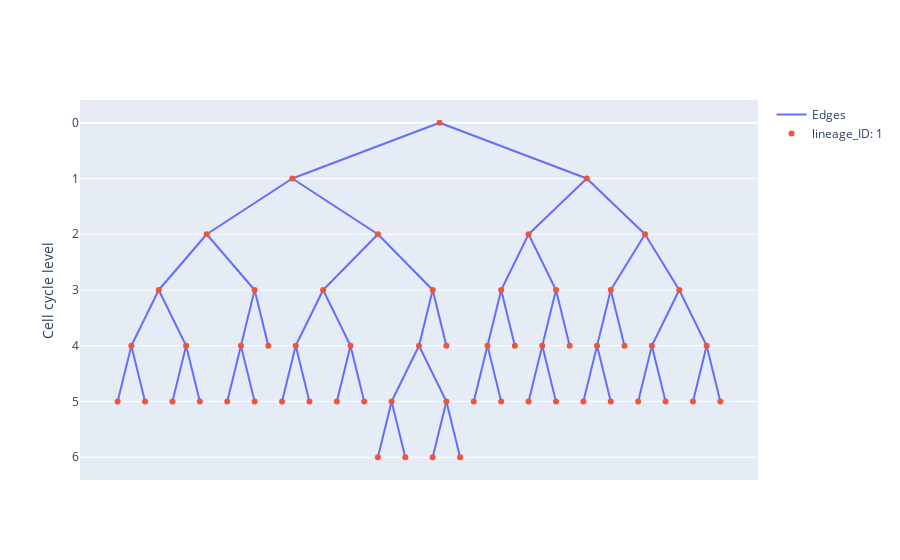

Notebook code for this chart:
### Markdown cell above
Cycle lineages can be plotted like cell lineages. However, while time still flows from top to bottom in the plot, it doesn't flow homogeneously between the different branches of the graph since cell cycles do not have the same length. Consequently, the y-axis represents the level of the cell cycle (i.e. how many cell cycles before the current cycle) instead of time.

### Code cell
clin1.plot()

### Figure 1 — Plotly figure (JSON) as saved in the notebook; plotly's stock layout.template omitted (floating-point values rounded to 4 significant figures; data arrays with more than 128 entries replaced by an {"elided": "..."} marker saying what was removed)
{"data": [{"mode": "lines", "name": "Edges", "text": [], "type": "scatter", "x": {"elided": "168 float values"}, "y": {"elided": "168 int values"}}, {"hoverinfo": "text", "hovertemplate": "%{text}", "mode": "markers", "name": "lineage_ID: 1", "text": ["cycle_ID: 9249<br>level: 3", "cycle_ID: 9267<br>level: 3", "cycle_ID: 9269<br>level: 3", "cycle_ID: 9276<br>level: 5", "cycle_ID: 9291<br>level: 4", "cycle_ID: 9304<br>level: 4", "cycle_ID: 9314<br>level: 3", "cycle_ID: 9316<br>level: 4", "cycle_ID: 9331<br>level: 4", "cycle_ID: 9348<br>level: 4", "cycle_ID: 9359<br>level: 4", "cycle_ID: 9367<br>level: 4", "cycle_ID: 9383<br>level: 4", "cycle_ID: 9433<br>level: 4", "cycle_ID: 9447<br>level: 5", "cycle_ID: 9501<br>level: 4", "cycle_ID: 8992<br>level: 0", "cycle_ID: 9022<br>level: 1", "cycle_ID: 9045<br>level: 1", "cycle_ID: 9057<br>level: 2", "cycle_ID: 9098<br>level: 2", "cycle_ID: 9105<br>level: 2", "cycle_ID: 9109<br>level: 2", "cycle_ID: 9157<br>level: 3", "cycle_ID: 9158<br>level: 3", "cycle_ID: 9165<br>level: 3", "cycle_ID: 9183<br>level: 3", "cycle_ID: 9202<br>level: 4", "cycle_ID: 9386<br>level: 5", "cycle_ID: 9387<br>level: 5", "cycle_ID: 9391<br>level: 5", "cycle_ID: 9393<br>level: 6", "cycle_ID: 9396<br>level: 5", "cycle_ID: 9399<br>level: 5", "cycle_ID: 9400<br>level: 5", "cycle_ID: 9401<br>level: 5", "cycle_ID: 9403<br>level: 5", "cycle_ID: 9404<br>level: 5", "cycle_ID: 9411<br>level: 5", "cycle_ID: 9421<br>level: 6", "cycle_ID: 9422<br>level: 4", "cycle_ID: 9423<br>level: 4", "cycle_ID: 9425<br>level: 4", "cycle_ID: 9426<br>level: 4", "cycle_ID: 9427<br>level: 6", "cycle_ID: 9442<br>level: 5", "cycle_ID: 9452<br>level: 5", "cycle_ID: 9454<br>level: 5", "cycle_ID: 9455<br>level: 6", "cycle_ID: 9458<br>level: 5", "cycle_ID: 9459<br>level: 4", "cycle_ID: 9466<br>level: 5", "cycle_ID: 9468<br>level: 5", "cycle_ID: 9472<br>level: 5", "cycle_ID: 9474<br>level: 5", "cycle_ID: 9478<br>level: 5", "cycle_ID: 9503<br>level: 5"], "type": "scatter", "x": [-4.25, -0.25, 2.25, -1.75, 7.75, 3.75, 6.25, 9.75, -11.25, 1.75, 5.75, -5.25, -9.25, -3.25, 0.25, -7.25, 0, -5.375, 5.375, -8.5, 3.25, 7.5, -2.25, 8.75, -10.25, 4.25, -6.75, -0.75, -11.75, 7.25, -9.75, -0.25, 1.25, 9.25, 3.25, 4.25, -7.75, 10.25, 5.25, -2.25, 6.75, -6.25, 0.25, 2.75, -1.25, -5.75, -10.75, -8.75, 0.75, 8.25, 4.75, -4.75, 6.25, -3.75, -2.75, -6.75, 2.25], "y": [3, 3, 3, 5, 4, 4, 3, 4, 4, 4, 4, 4, 4, 4, 5, 4, 0, 1, 1, 2, 2, 2, 2, 3, 3, 3, 3, 4, 5, 5, 5, 6, 5, 5, 5, 5, 5, 5, 5, 6, 4, 4, 4, 4, 6, 5, 5, 5, 6, 5, 4, 5, 5, 5, 5, 5, 5]}], "layout": {"hovermode": "closest", "showlegend": true, "title": {}, "xaxis": {"showgrid": false, "showticklabels": false, "zeroline": false}, "yaxis": {"autorange": "reversed", "showgrid": true, "title": {"text": "Cell cycle level"}, "zeroline": true}}}
